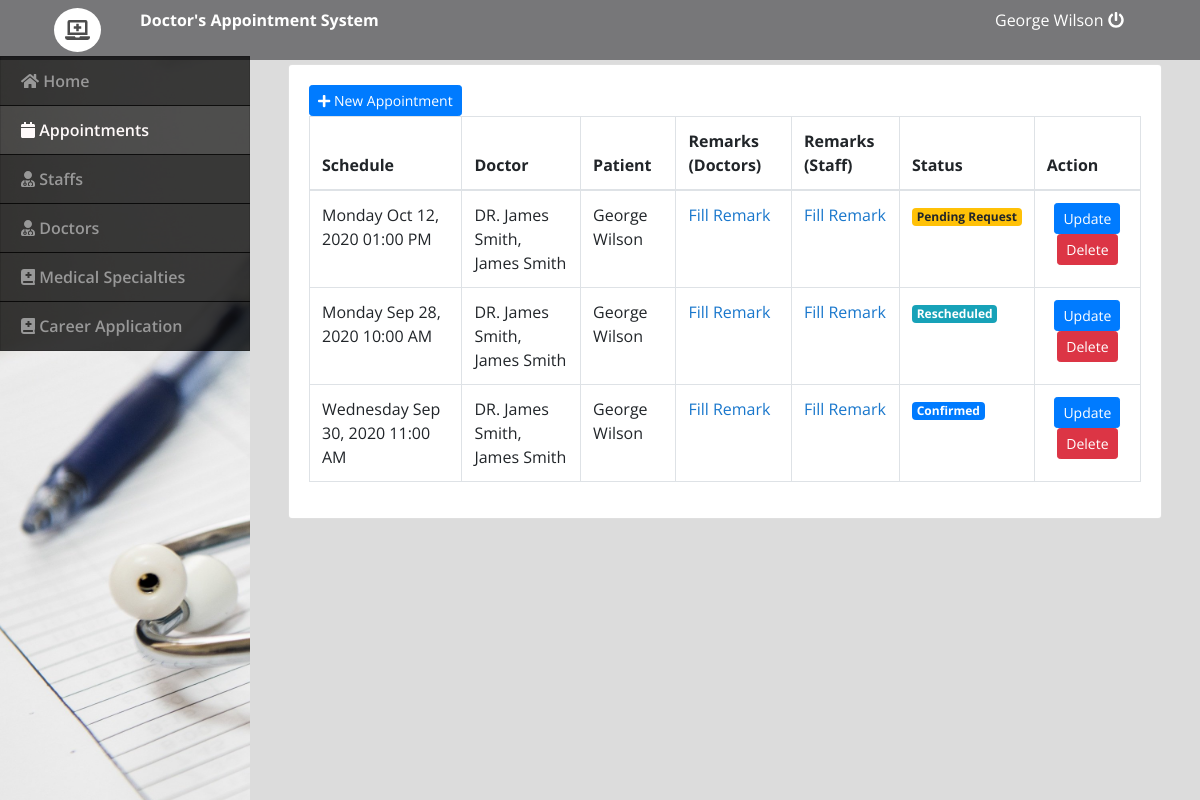
The app's page /admin/index.php?page=appointments (signed in) with its own data.
### tables this page shows
CREATE TABLE `appointment_list` (
  `id` int(30) NOT NULL,
  `doctor_id` int(30) NOT NULL,
  `patient_id` int(30) NOT NULL,
  `schedule` datetime NOT NULL,
  `status` tinyint(1) NOT NULL DEFAULT 0 COMMENT '0= for verification, 1=confirmed,2= reschedule,3=done',
  `date_created` datetime NOT NULL DEFAULT current_timestamp()
);

CREATE TABLE `doctors_list` (
  `id` int(30) NOT NULL,
  `name` text NOT NULL,
  `name_pref` varchar(100) NOT NULL,
  `clinic_address` text NOT NULL,
  `contact` text NOT NULL,
  `email` text NOT NULL,
  `specialty_ids` text NOT NULL,
  `img_path` text NOT NULL,
  `date_created` datetime NOT NULL DEFAULT current_timestamp()
);

CREATE TABLE `users` (
  `id` int(30) NOT NULL,
  `doctor_id` int(30) NOT NULL,
  `name` varchar(200) NOT NULL,
  `address` text NOT NULL,
  `contact` text NOT NULL,
  `username` varchar(100) NOT NULL,
  `password` varchar(200) NOT NULL,
  `type` tinyint(1) NOT NULL DEFAULT 2 COMMENT '1=admin , 2 = doctor,3=patient'
);

### admin/appointments.php (the view, shortened to what this page needs)
<?php
	include 'db_connect.php';
	$doctor= $conn->query("SELECT * FROM doctors_list ");
	while($row = $doctor->fetch_assoc()){
		$doc_arr[$row['id']] = $row;
	}
	$patient= $conn->query("SELECT * FROM users where type = 3 ");
	while($row = $patient->fetch_assoc()){
		$p_arr[$row['id']] = $row;
	}
?>
<div class="container-fluid">
	<div class="col-md-12">
		<div class="card">
			<div class="card-body">
				<button class="btn-primary btn btn-sm" type="button" id="new_appointment"><i class="fa fa-plus"></i> New Appointment</button>
				<br>
				<table class="table table-bordered">
					<thead>
						<tr>
							<th>Schedule</th>
							<th>Doctor</th>
							<th>Patient</th>
							<th>Remarks (Doctors)</th>
							<th>Remarks (Staff)</th>
							<th>Status</th>
							<th>Action</th>
						</tr>
					</thead>
					<?php
					$where = '';
					$qry = $conn->query("SELECT * FROM appointment_list ".$where." ORDER BY id DESC ");
					while($row = $qry->fetch_assoc()):
					?>
					<tr>
						<td><?php echo date("l M d, Y h:i A", strtotime($row['schedule'])) ?></td>
						<td><?php echo "DR. ".$doc_arr[$row['doctor_id']]['name'].', '.$doc_arr[$row['doctor_id']]['name'] ?></td>
						<td><?php echo $p_arr[$row['patient_id']]['name'] ?></td>
						<td>
							<a href="index.php?page=remark&id=<?php echo $row['id'] ?>&type=doctor">Fill Remark</a>
						</td>
						<td>
							<a href="index.php?page=remark&id=<?php echo $row['id'] ?>&type=staff">Fill Remark</a>
						</td>
						<td>
							<?php if($row['status'] == 0): ?>
								<span class="badge badge-warning">Pending Request</span>
							<?php elseif($row['status'] == 1): ?>
								<span class="badge badge-primary">Confirmed</span>
							<?php elseif($row['status'] == 2): ?>
								<span class="badge badge-info">Rescheduled</span>
							<?php elseif($row['status'] == 3): ?>
								<span class="badge badge-info">Done</span>
							<?php endif ?>
						</td>
						<td class="text-center">
						<a href="index.php?page=update_appointment&id=<?php echo $row['id']; ?>">
<button class="btn btn-primary btn-sm update_app" type="button" data-id="<?php echo $row['id'] ?>">Update</button></a>
							<button class="btn btn-danger btn-sm delete_app" type="button" data-id="<?php echo $row['id'] ?>">Delete</button>
						</td>
					</tr>
					<?php endwhile; ?>
				</table>
			</div>
		</div>
	</div>
</div>

### admin/index.php (shortened to what this page needs)
<!DOCTYPE html>
<html lang="en">
<head>
  <?php
    include('./header.php');
  ?>
</head>
<body>
  <?php include 'topbar.php' ?>
  <?php include 'navbar.php' ?>
  <main id="view-panel">
    <?php $page = isset($_GET['page']) ? $_GET['page'] :'home'; ?>
    <?php include $page.'.php' ?>
  </main>
</html>

### admin/header.php (shortened to what this page needs)
  <link rel="stylesheet" href="assets/font-awesome/css/all.min.css">
<link href="assets/vendor/bootstrap/css/bootstrap.min.css" rel="stylesheet">
<link href="assets/vendor/icofont/icofont.min.css" rel="stylesheet">
<link href="assets/vendor/boxicons/css/boxicons.min.css" rel="stylesheet">
<link href="assets/vendor/venobox/venobox.css" rel="stylesheet">
<link href="assets/vendor/animate.css/animate.min.css" rel="stylesheet">
<link href="assets/vendor/remixicon/remixicon.css" rel="stylesheet">
<link href="assets/vendor/owl.carousel/assets/owl.carousel.min.css" rel="stylesheet">
<link href="assets/vendor/bootstrap-datepicker/css/bootstrap-datepicker.min.css" rel="stylesheet">
<link href="assets/DataTables/datatables.min.css" rel="stylesheet">
<link href="assets/css/select2.min.css" rel="stylesheet">
<link href="assets/css/style.css" rel="stylesheet">
<link type="text/css" rel="stylesheet" href="assets/css/jquery-te-1.4.0.css">

### admin/topbar.php (shortened to what this page needs)
<nav class="navbar navbar-light fixed-top " style="padding:0;background: #00000575 !important">
  <div class="container-fluid mt-2 mb-2">
  	<div class="col-lg-12">
  		<div class="col-md-1 float-left" style="display: flex;">
  			<div class="logo">
  				<span class="fa fa-laptop-medical"></span>
  			</div>
  		</div>
      <div class="col-md-4 float-left text-white">
        <large><b>Doctor's Appointment System</b></large>
      </div>
	  	<div class="col-md-2 float-right text-white">
	  		<a href="ajax.php?action=logout" class="text-white"><?php echo $_SESSION['login_name'] ?> <i class="fa fa-power-off"></i></a>
	    </div>
    </div>
  </div>
</nav>

### admin/navbar.php (shortened to what this page needs)
<nav id="sidebar" class='mx-lt-5 bg-dark' >
		<div class="sidebar-list">
				<a href="index.php?page=home" class="nav-item nav-home"><span class='icon-field'><i class="fa fa-home"></i></span> Home</a>
				<a href="index.php?page=appointments" class="nav-item nav-appointments"><span class='icon-field'><i class="fa fa-calendar"></i></span> Appointments</a>
				<a href="index.php?page=staffs" class="nav-item nav-doctor"><span class='icon-field'><i class="fa fa-user-md"></i></span> Staffs</a>
				<a href="index.php?page=doctors" class="nav-item nav-doctors"><span class='icon-field'><i class="fa fa-user-md"></i></span> Doctors</a>
				<a href="index.php?page=categories" class="nav-item nav-categories"><span class='icon-field'><i class="fa fa-book-medical"></i></span> Medical Specialties</a>
				<a href="index.php?page=application" class="nav-item nav-application"><span class='icon-field'><i class="fa fa-book-medical"></i></span> Career Application</a>
		</div>
</nav>

### admin/assets/css/style.css (style rules this page uses)
body { font-family: "Open Sans", sans-serif; color: #444444; width: 100%; height: calc(100%); }
a { color: #1977cc; }
nav#sidebar { height: calc(100%); position: fixed; z-index: 99; left: 0; width: 250px; background: url(../../../assets/img/medical-appointment-cover.jpg); background-repeat: no-repeat; background-size: cover; }
a.nav-item { position: relative; display: block; padding: .75rem 1.25rem; margin-bottom: -1px; border: 1px solid rgba(0,0,0,.125); background-color: #000000c4; color: #989898; font-weight: 600; }
a.nav-item:hover, .nav-item.active { background-color: #000000ad; color: #fffafa; }
main#view-panel { margin-left: 250px; width:calc(100% - 250px); margin-top: 3.5rem; padding: .5em }

### admin/index.php (style rules this page uses)
body { background: #80808045; }

### admin/topbar.php (style rules this page uses)
.logo { margin: auto; font-size: 20px; background: white; padding: 7px 11px; border-radius: 50% 50%; color: #000000b3; }

### records on screen
appointment_list: schedule "Monday Oct 12, 2020 01:00 PM", doctor.name "James Smith", patient.name "George Wilson", status "Pending Request"
appointment_list: schedule "Monday Sep 28, 2020 10:00 AM", doctor.name "James Smith", patient.name "George Wilson", status "Rescheduled"
appointment_list: schedule "Wednesday Sep 30, 2020 11:00 AM", doctor.name "James Smith", patient.name "George Wilson", status "Confirmed"

### other values on screen
$_SESSION['login_name'] "George Wilson"
